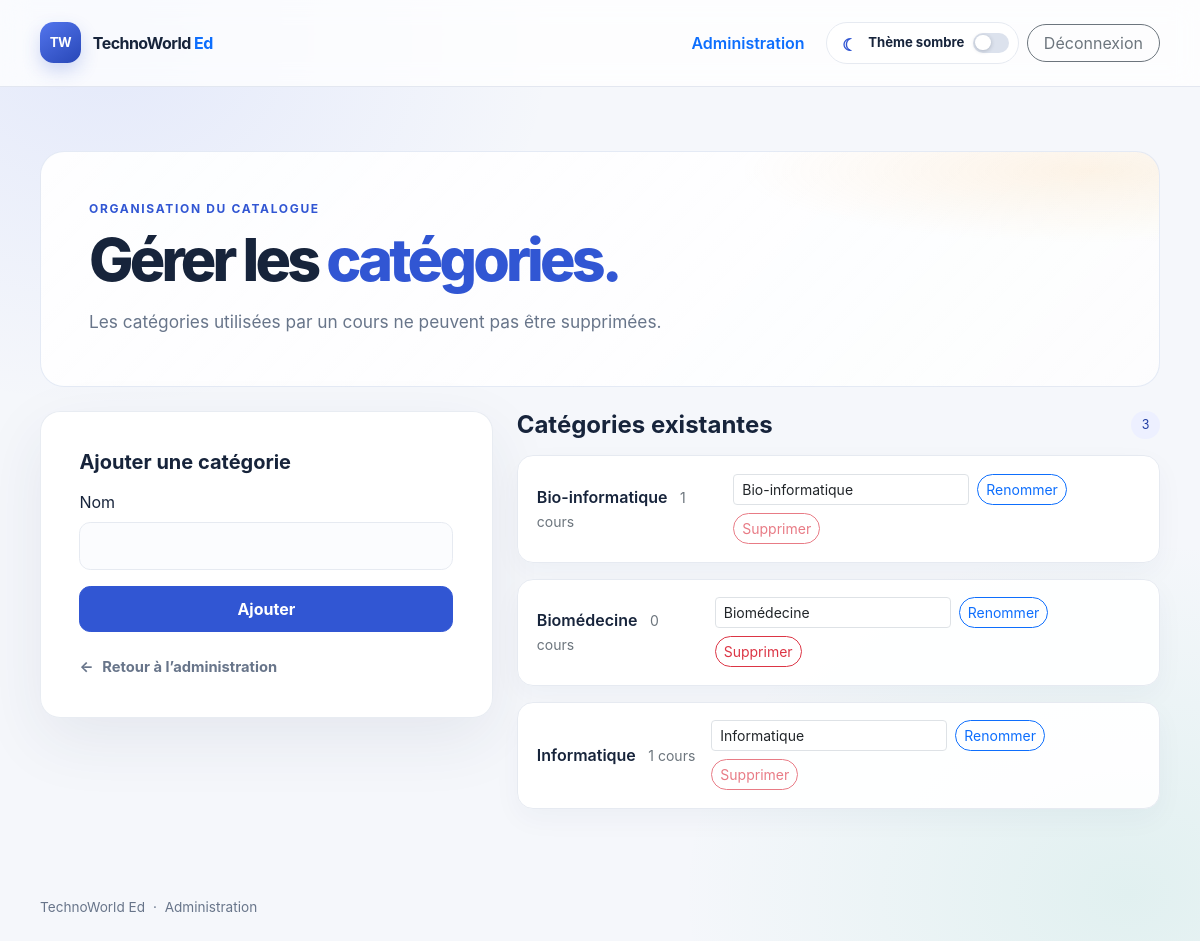
/pages/admin/categories.php (signed in), run on the app's committed database.
### tables this page shows
CREATE TABLE IF NOT EXISTS categorie (
    id INT UNSIGNED NOT NULL AUTO_INCREMENT,
    nom VARCHAR(100) NOT NULL,
    created_at TIMESTAMP NOT NULL DEFAULT CURRENT_TIMESTAMP,
    updated_at TIMESTAMP NOT NULL DEFAULT CURRENT_TIMESTAMP ON UPDATE CURRENT_TIMESTAMP,
    PRIMARY KEY (id),
    UNIQUE KEY uq_categorie_nom (nom)
);

### includes/bootstrap.php (called while the page is built, shortened)
<?php
function h(string $value): string
{
    return htmlspecialchars($value, ENT_QUOTES | ENT_SUBSTITUTE, 'UTF-8');
}
function app_url(string $path): string
{
    $scriptDirectory = str_replace('\\', '/', dirname($_SERVER['SCRIPT_NAME'] ?? '/'));
    $pagesPosition = strpos($scriptDirectory, '/pages/');
    if ($pagesPosition !== false) {
        $scriptDirectory = substr($scriptDirectory, 0, $pagesPosition);
    } elseif (substr($scriptDirectory, -6) === '/pages') {
        $scriptDirectory = substr($scriptDirectory, 0, -6);
    }
    $basePath = rtrim($scriptDirectory, '/');
    return $basePath . '/' . ltrim($path, '/');
}

### pages/admin/categories.php (the view, shortened to what this page needs)
<?php
require __DIR__ . '/../../includes/bootstrap.php';
$nameValue = '';
$categoriesStatement = $pdo->prepare(
    'SELECT categorie.id, categorie.nom, COUNT(cours.id) AS nombre_cours
     FROM categorie
     LEFT JOIN cours ON cours.categorie_id = categorie.id
     GROUP BY categorie.id, categorie.nom
     ORDER BY categorie.nom'
);
$categoriesStatement->execute();
$categories = $categoriesStatement->fetchAll();
?>
<!doctype html>
<html lang="fr">
<head>
    <link href="https://cdn.jsdelivr.net/npm/bootstrap@5.3.3/dist/css/bootstrap.min.css" rel="stylesheet">
    <link href="<?= h(app_url('assets/css/app.css')) ?>" rel="stylesheet">
</head>
<body>
<header class="tw-topbar">
    <div class="tw-shell d-flex align-items-center justify-content-between gap-3">
        <a class="tw-brand" href="<?= h(app_url('index.php')) ?>">
            <span class="tw-brand-mark" aria-hidden="true">TW</span>
            <span>TechnoWorld <span class="text-primary">Ed</span></span>
        </a>
        <div class="d-flex align-items-center gap-2">
            <a class="btn btn-link text-decoration-none fw-semibold d-none d-sm-inline"
               href="<?= h(app_url('index.php')) ?>">Administration</a>
            <button class="tw-theme-toggle" type="button" data-theme-toggle
                    data-state="light" aria-pressed="false">
                <span class="tw-toggle-icon" aria-hidden="true">☾</span>
                <span class="tw-toggle-label">Thème sombre</span>
                <span class="tw-toggle-track" aria-hidden="true"><span class="tw-toggle-thumb"></span></span>
            </button>
            <form method="post" action="<?= h(app_url('pages/logout.php')) ?>">
                <button class="btn btn-outline-secondary rounded-pill px-3" type="submit">Déconnexion</button>
            </form>
        </div>
    </div>
</header>
<main class="tw-shell tw-main">
    <section class="tw-admin-hero mb-4">
        <p class="tw-kicker mb-2">Organisation du catalogue</p>
        <h1 class="tw-title">Gérer les <span class="tw-title-accent">catégories.</span></h1>
        <p class="tw-lead mt-3 mb-0">Les catégories utilisées par un cours ne peuvent pas être supprimées.</p>
    </section>
    <div class="row g-4 align-items-start">
        <section class="col-lg-5">
            <div class="tw-panel">
                <div class="tw-panel-body">
                    <h2 class="h5 fw-bold mb-3">Ajouter une catégorie</h2>
                    <form method="post" action="<?= h(app_url('pages/admin/categories.php')) ?>">
                        <label class="form-label" for="nouvelle-categorie">Nom</label>
                        <input class="form-control tw-form-control mb-3" id="nouvelle-categorie"
                               name="nom" maxlength="100" minlength="2" required value="<?= h($nameValue) ?>">
                        <button class="btn btn-tw-primary w-100" type="submit">Ajouter</button>
                    </form>
                    <a class="tw-back-link mt-4" href="<?= h(app_url('index.php')) ?>">
                        <span aria-hidden="true">←</span> Retour à l’administration
                    </a>
                </div>
            </div>
        </section>
        <section class="col-lg-7" aria-labelledby="categories-title">
            <div class="d-flex align-items-center justify-content-between mb-3">
                <h2 class="h4 fw-bold mb-0" id="categories-title">Catégories existantes</h2>
                <span class="tw-count-badge"><?= count($categories) ?></span>
            </div>
            <div class="d-grid gap-3">
                <?php foreach ($categories as $category): ?>
                    <article class="tw-account-card">
                        <div class="d-flex flex-column flex-xl-row align-items-xl-center justify-content-between gap-3">
                            <div>
                                <span class="fw-semibold"><?= h($category['nom']) ?></span>
                                <span class="small text-secondary ms-2">
                                    <?= (int) $category['nombre_cours'] ?> cours
                                </span>
                            </div>
                            <div class="d-flex flex-wrap gap-2">
                                <form class="d-flex gap-2" method="post"
                                      action="<?= h(app_url('pages/admin/categories.php')) ?>">
                                    <input class="form-control form-control-sm" id="categorie-<?= (int) $category['id'] ?>"
                                           name="nom" maxlength="100" required value="<?= h($category['nom']) ?>">
                                    <button class="btn btn-sm btn-outline-primary rounded-pill" type="submit">Renommer</button>
                                </form>
                                <form method="post" action="<?= h(app_url('pages/admin/categories.php')) ?>"
                                      onsubmit="return confirm('Supprimer cette catégorie ?');">
                                    <button class="btn btn-sm btn-outline-danger rounded-pill"
                                            type="submit" <?= (int) $category['nombre_cours'] > 0 ? 'disabled title="Catégorie utilisée par des cours"' : '' ?>>
                                        Supprimer
                                    </button>
                                </form>
                            </div>
                        </div>
                    </article>
                <?php endforeach; ?>
            </div>
        </section>
    </div>
</main>
<footer class="tw-shell tw-footer py-4">TechnoWorld Ed <span class="mx-1">·</span> Administration</footer>
</body>
</html>

### assets/css/app.css (style rules this page uses)
:root { --tw-ink: #17243b; --tw-muted: #68758a; --tw-blue: #3156d3; --tw-blue-dark: #233fa4; --tw-mint: #dff5ee; --tw-paper: #f5f7fb; --tw-border: #e6eaf1; --tw-panel-bg: rgba(255, 255, 255, .92); --tw-panel-soft: rgba(255, 255, 255, .76); --tw-line: rgba(220, 226, 237, .8); }
body { min-height: 100vh; color: var(--tw-ink); transition: color .32s ease, background-color .32s ease, background-image .32s ease; background: radial-gradient(ellipse at 9% 4%, rgba(76, 110, 245, .10), transparent 28rem), radial-gradient(ellipse at 94% 95%, rgba(48, 180, 143, .10), transparent 28rem), var(--tw-paper); font-family: Inter, ui-sans-serif, system-ui, -apple-system, "Segoe UI", sans-serif; }
.tw-shell { width: min(1120px, calc(100% - 2.5rem)); margin-inline: auto; }
.tw-brand { display: inline-flex; align-items: center; gap: .75rem; color: var(--tw-ink); font-weight: 750; letter-spacing: -.035em; text-decoration: none; }
.tw-brand-mark { display: grid; width: 2.55rem; height: 2.55rem; place-items: center; border-radius: .85rem; color: #fff; background: linear-gradient(145deg, #5375ed, #2847b7); box-shadow: 0 8px 18px rgba(49, 86, 211, .22); font-size: .82rem; letter-spacing: -.04em; }
.tw-topbar { padding-block: 1.35rem; border-bottom: 1px solid var(--tw-line); background: var(--tw-panel-soft); backdrop-filter: blur(14px); }
.tw-main { padding-block: clamp(2.5rem, 8vh, 5rem); }
.tw-main > * { animation: tw-enter .5s both; }
.tw-main > *:nth-child(2) { animation-delay: .06s; }
.tw-kicker { color: var(--tw-blue); font-size: .75rem; font-weight: 750; letter-spacing: .14em; text-transform: uppercase; }
.tw-title { max-width: 760px; margin-top: .8rem; font-size: clamp(2.4rem, 6vw, 4.65rem); font-weight: 760; letter-spacing: -.065em; line-height: 1.03; }
.tw-title-accent { color: var(--tw-blue); }
.tw-lead { max-width: 620px; color: var(--tw-muted); font-size: 1.08rem; line-height: 1.75; }
.tw-panel { overflow: hidden; border: 1px solid rgba(230, 234, 241, .9); border-radius: 1.25rem; background: var(--tw-panel-bg); box-shadow: 0 22px 65px rgba(35, 54, 91, .08); }
.tw-panel-body { padding: clamp(1.5rem, 4vw, 2.4rem); }
.tw-form-control { min-height: 3rem; border-color: var(--tw-border); border-radius: .7rem; background-color: #fbfcfe; }
.btn-tw-primary { min-height: 2.9rem; border-color: var(--tw-blue); border-radius: .7rem; color: #fff; background: var(--tw-blue); font-weight: 650; }
.tw-footer { color: var(--tw-muted); font-size: .85rem; }
.tw-theme-toggle { display: inline-flex; min-height: 2.65rem; align-items: center; gap: .55rem; padding: .35rem .55rem .35rem .8rem; border: 1px solid var(--tw-border); border-radius: 999px; color: var(--tw-ink); background: var(--tw-panel-bg); font: inherit; font-size: .82rem; font-weight: 650; white-space: nowrap; cursor: pointer; transition: color .25s ease, background-color .25s ease, border-color .25s ease, box-shadow .25s ease, transform .2s ease; }
.tw-toggle-icon { display: inline-grid; width: 1.25rem; height: 1.25rem; place-items: center; color: var(--tw-blue); font-size: 1.05rem; transition: transform .42s cubic-bezier(.2, .8, .2, 1); }
.tw-toggle-track { position: relative; display: inline-flex; width: 2.25rem; height: 1.25rem; align-items: center; padding: .15rem; border-radius: 999px; background: #dce2ed; transition: background-color .3s ease; }
.tw-toggle-thumb { display: block; width: .95rem; height: .95rem; border-radius: 50%; background: #fff; box-shadow: 0 1px 4px rgba(24, 36, 60, .24); transition: transform .35s cubic-bezier(.2, .8, .2, 1), background-color .3s ease; }
.tw-admin-hero { padding: clamp(1.5rem, 5vw, 3rem); border: 1px solid rgba(224, 231, 244, .85); border-radius: 1.5rem; background: radial-gradient(ellipse at 94% 8%, rgba(245, 180, 90, .15), transparent 22rem), linear-gradient(135deg, var(--tw-panel-bg), var(--tw-panel-soft)); }
.tw-admin-hero .tw-title { font-size: clamp(2.3rem, 5vw, 3.7rem); }
.tw-count-badge { display: inline-grid; min-width: 1.8rem; height: 1.8rem; place-items: center; border-radius: 50%; color: var(--tw-blue-dark); background: #edf0ff; font-size: .78rem; vertical-align: .2em; }
.tw-account-card { padding: 1.1rem 1.2rem; border: 1px solid var(--tw-border); border-radius: 1rem; background: var(--tw-panel-bg); box-shadow: 0 10px 28px rgba(35, 54, 91, .04); }
.tw-back-link { display: inline-flex; align-items: center; gap: .55rem; color: var(--tw-muted); font-size: .92rem; font-weight: 650; text-decoration: none; }
a { color: var(--tw-blue); }

### data on the page
categorie: nom "Bio-informatique", nombre_cours "1"
categorie: nom "Biomédecine", nombre_cours "0"
categorie: nom "Informatique", nombre_cours "1"

### other printed values
count($categories) "3"
